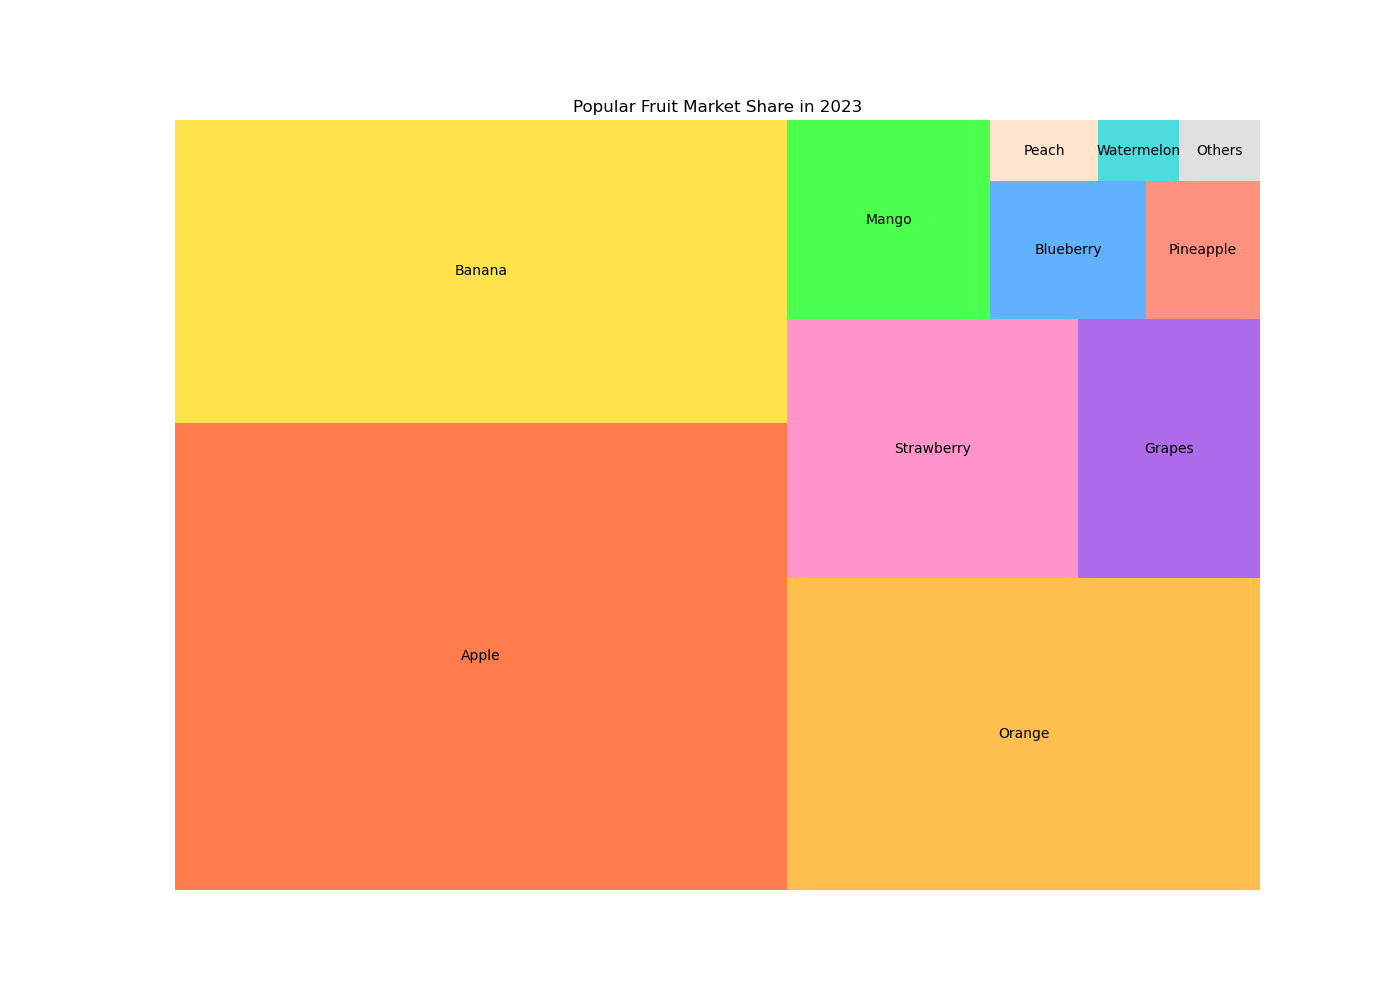

Reproduce this figure in Python.

import matplotlib.pyplot as plt
import squarify

# Data points
fruits = ['Apple', 'Banana', 'Orange', 'Strawberry', 'Grapes', 'Mango', 'Blueberry', 
          'Pineapple', 'Peach', 'Watermelon', 'Others']
market_share = [34.6, 22.4, 17.8, 9.1, 5.7, 4.9, 2.6, 1.9, 0.8, 0.6, 0.6]

# Color scheme
colors = ['#FF4500', '#FFD700', '#FFA500', '#FF69B4', '#8A2BE2', '#00FF00', '#1E90FF', 
          '#FF6347', '#FFDAB9', '#00CED1', '#D3D3D3']

plt.figure(figsize=(14, 10))
squarify.plot(sizes=market_share, label=fruits, color=colors, alpha=0.7)

# Chart details
plt.title('Popular Fruit Market Share in 2023')
plt.axis('off')

plt.show()
